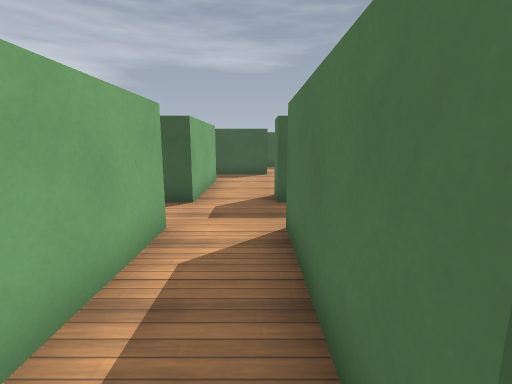
[1] (above)

21 first-person views from a walk through a Godot game level. The camera is 1.4 m above the floor, tilts 10° down and sees 85° across. The floor is counted in squares, 1 m on a side. Each view is taken from the middle of a square. On the plan, view 1 faces up. The plan holds only what a view shows up to about 14 squares ahead; the rest is blank. Some surface patterns are stand-ins.

[2]
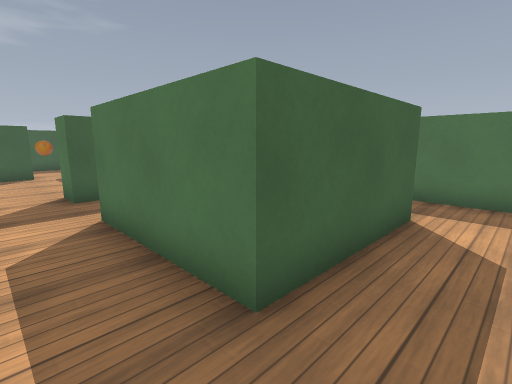

[3]
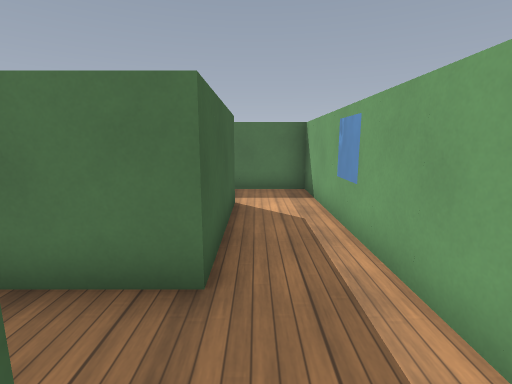

[4]
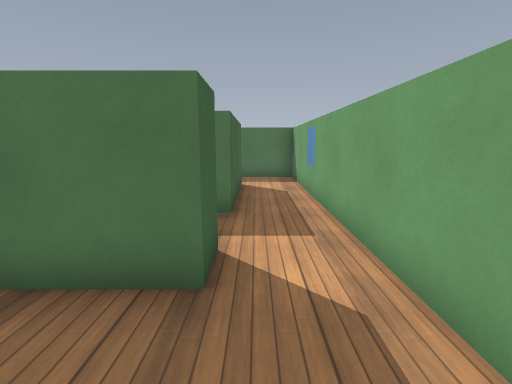

[5]
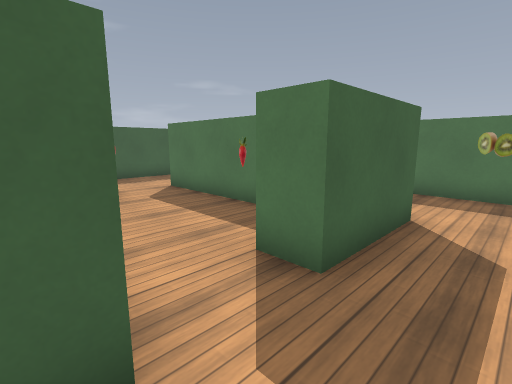

[6]
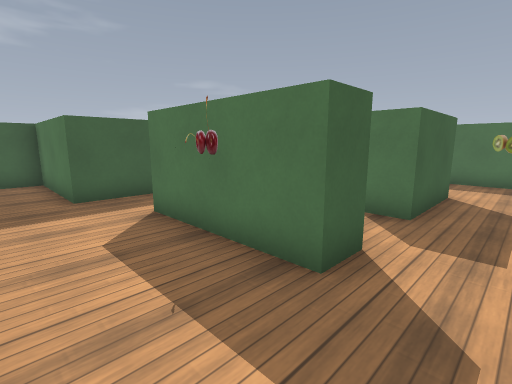

[7]
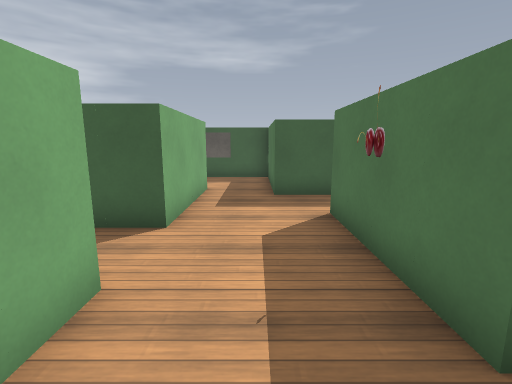

[8]
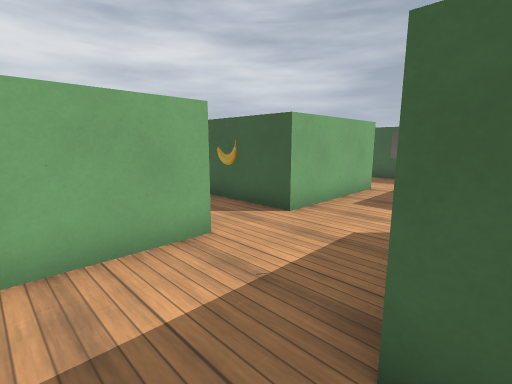

[9]
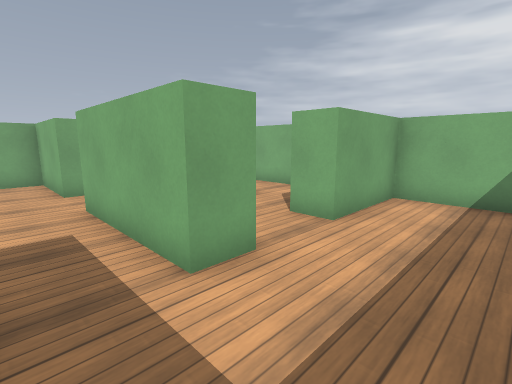

[10]
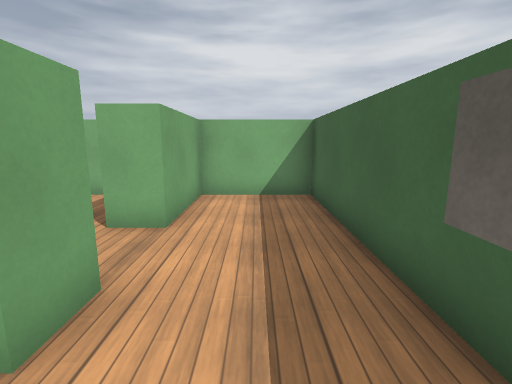

[11]
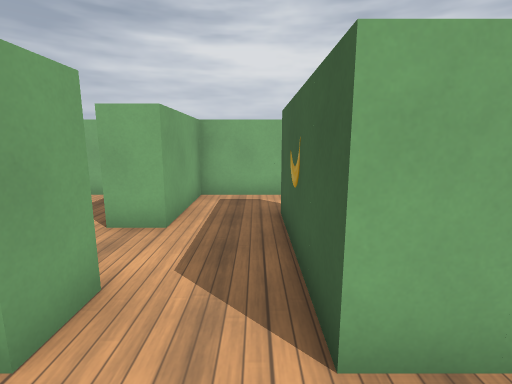

[12]
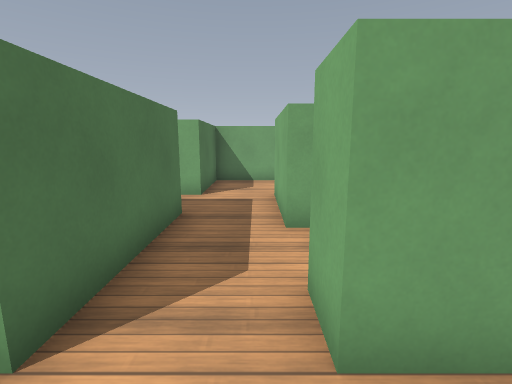

[13]
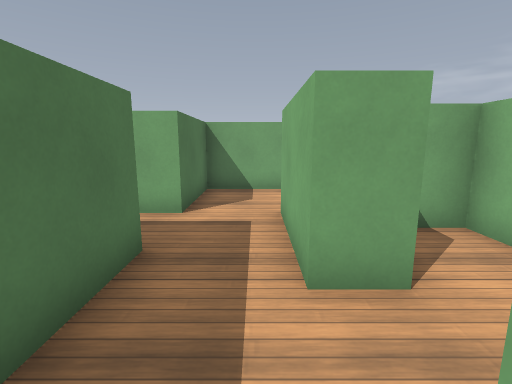

[14]
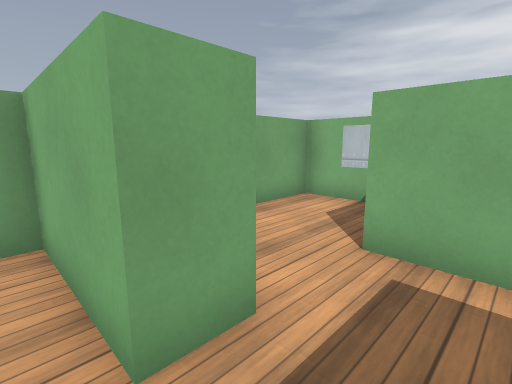

[15]
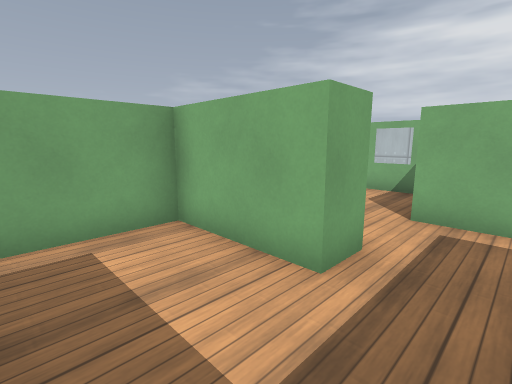

[16]
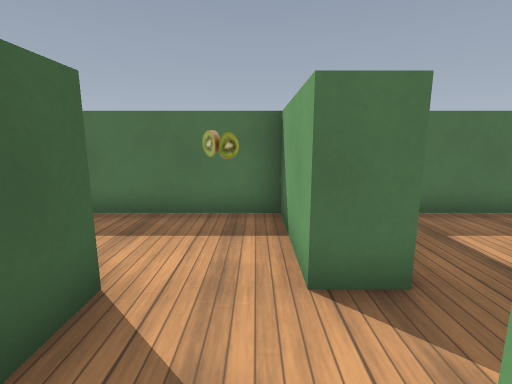

[17]
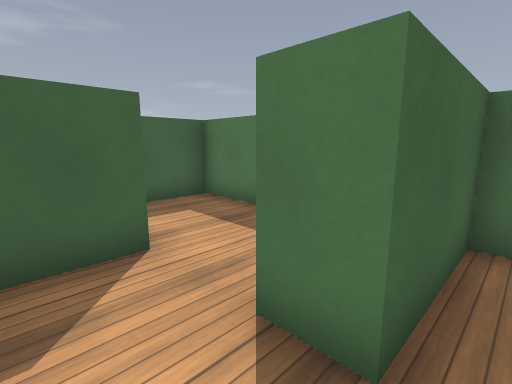

[18]
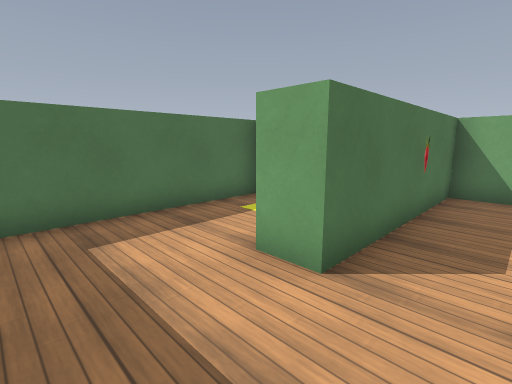

[19]
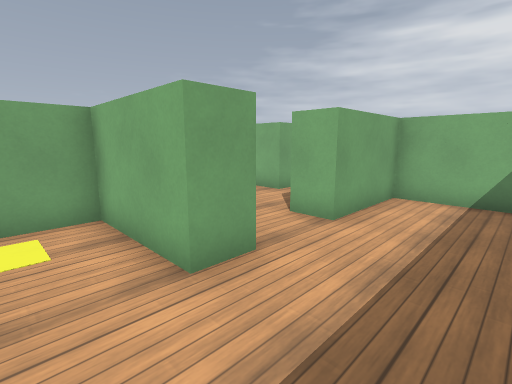

[20]
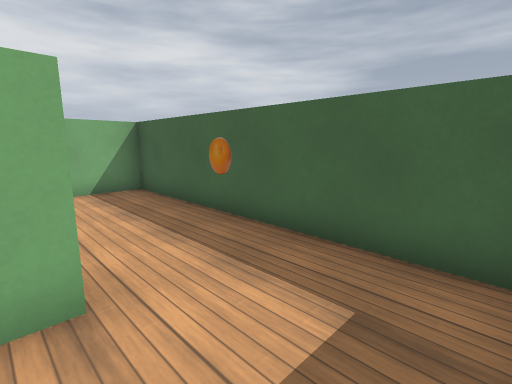

[21]
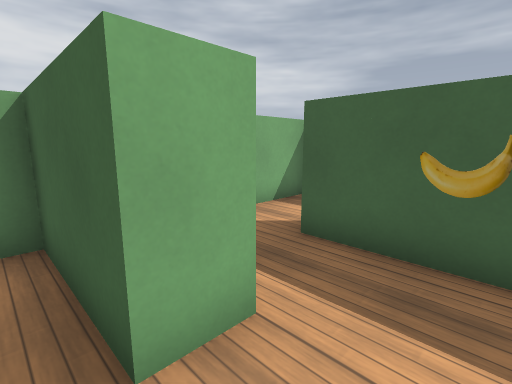

### Floor plan
Points are (right, up) in squares from view 1. A wall is a line through its corners. A room is listed if a view was taken in it or the views show most of it. See-through windows are left out.
Room 1 (views 1, 2, 16)
walls: (-1.5, 4.5) (-1.5, 1.5); (-1.5, -1.5) (6.5, -1.5) (6.5, 1.5); (1.5, 6.5) (0.5, 6.5) (0.5, 7.5); (4.5, 0.5) (0.5, 0.5) (0.5, 4.5); (-1.5, 7.5) (-1.5, 6.5)
ways out: opening at (-2, -0.5) to room 2; opening at (-2, 5.5) to room 3; opening at (-0.5, 7) to room 10; opening at (1, 5.5) to room 11; opening at (5.5, 1) to room 15
Room 2 (views 3, 4, 14, 15)
walls: (-5.5, 1.5) (-5.5, -1.5) (-1.5, -1.5); (-1.5, 0.5) (-2.5, 0.5) (-2.5, 2.5)
ways out: opening at (-2, -0.5) to room 1; opening at (-6, 2.5) to room 9
Room 3 (views 5, 6, 7, 8, 11)
walls: (-5.5, 7.5) (-5.5, 4.5) (-4.5, 4.5); (-2.1, 10.5) (-1.5, 10.5); (-1.5, 6.5) (-2.5, 6.5) (-2.5, 10.5); (-5.5, 12.5) (-5.5, 9.5); (-1.5, 12.5) (-3.5, 12.5)
ways out: opening at (-2, 5.5) to room 1; opening at (-4.5, 13) to room 4; opening at (-6, 8.5) to room 5; opening at (-2, 11.5) to room 10
Room 4 (views 9, 10)
walls: (-6.5, 13.5) (-5.5, 13.5) (-5.5, 12.5); (-3.5, 12.5) (-3.5, 16.5) (-11.5, 16.5) (-11.5, 13.5) (-8.5, 13.5) (-8.5, 12.5)
ways out: opening at (-4.5, 13) to room 3; opening at (-7.5, 13)
Room 5 (view 12)
walls: (-6.5, 7.5) (-5.5, 7.5); (-5.5, 9.5) (-8.5, 9.5)
ways out: opening at (-6, 8.5) to room 3; opening at (-7.5, 7) to room 6; opening at (-9, 8.5) to room 13
objects: banana (-7, 9)
Room 6 (views 13, 21)
walls: (-8.5, 7.5) (-8.5, 6.5); (-6.5, 4.5) (-6.5, 7.5)
ways out: opening at (-7.5, 7) to room 5; opening at (-7.5, 4) to room 9; opening at (-9, 5.5) to room 12
Room 7 (view 17)
walls: (4.5, 3.5) (3.5, 3.5) (3.5, 4.5)
ways out: opening at (2.5, 4) to room 11; opening at (4, 2.5) to room 15
Room 8 (views 18, 19, 20)
walls: (2.5, 13.5) (3.5, 13.5) (3.5, 10.5) (4.9, 10.5); (6, 16.5) (-2.5, 16.5) (-2.5, 13.5) (0.5, 13.5); (6.5, 10.5) (6.5, 15.9)
ways out: opening at (1.5, 13) to room 10
objects: other object (5, 11)
Room 9 (no view inside)
walls: (-6.5, 3.5) (-6.5, 4.5); (-11.5, 0.8) (-11.5, -1.5) (-6.5, -1.5) (-6.5, 1.5) (-5.5, 1.5); (-8.5, 4.5) (-8.5, 1.5)
ways out: opening at (-6, 2.5) to room 2; opening at (-7.5, 4) to room 6
Room 10 (no view inside)
walls: (1.2, 7.5) (2.5, 7.5) (2.5, 13.5); (-1.5, 10.5) (-1.5, 7.5); (0.5, 13.5) (0.5, 12.5) (-1.5, 12.5)
ways out: opening at (-0.5, 7) to room 1; opening at (-2, 11.5) to room 3; opening at (1.5, 13) to room 8
Room 11 (no view inside)
walls: (3.6, 6.5) (1.5, 6.5); (3.5, 4.5) (6.5, 4.5) (6.5, 9.5) (4.8, 9.5)
ways out: opening at (1, 5.5) to room 1; opening at (2.5, 4) to room 7
Room 12 (no view inside)
walls: (-9.6, 4.5) (-8.5, 4.5); (-8.5, 6.5) (-11.5, 6.5) (-11.5, 2.5) (-10.6, 2.5)
ways out: opening at (-9, 5.5) to room 6
Room 13 (no view inside)
walls: (-8.5, 9.5) (-9.5, 9.5); (-11.5, 10.4) (-11.5, 7.5) (-8.5, 7.5)
ways out: opening at (-9, 8.5) to room 5; opening at (-10.5, 10) to room 14
Room 14 (no view inside)
walls: (-11.5, 12.4) (-11.5, 10.4)
ways out: opening at (-10.5, 10) to room 13; opening at (-9, 11.5)
Room 15 (no view inside)
walls: (6.5, 1.5) (6.5, 3.5) (4.5, 3.5)
ways out: opening at (5.5, 1) to room 1; opening at (4, 2.5) to room 7

Positions as (right, up) in squares from view 1, and headings:
1: (0, 0), facing up
2: (-1, -1), facing up-right
3: (-2, 0), facing right
4: (-5, 0), facing right
5: (-2, 5), facing up-right
6: (-5, 5), facing up-right
7: (-4, 5), facing up
8: (-2, 5), facing up-left
9: (-4, 16), facing down-left
10: (-4, 15), facing left
11: (-4, 9), facing left
12: (-8, 9), facing down
13: (-8, 7), facing down
14: (-5, 3), facing down-left
15: (-3, 3), facing down-left
16: (1, 5), facing right
17: (2, 3), facing up-right
18: (1, 16), facing down-right
19: (5, 16), facing down-left
20: (6, 13), facing up-left
21: (-7, 6), facing up-left
